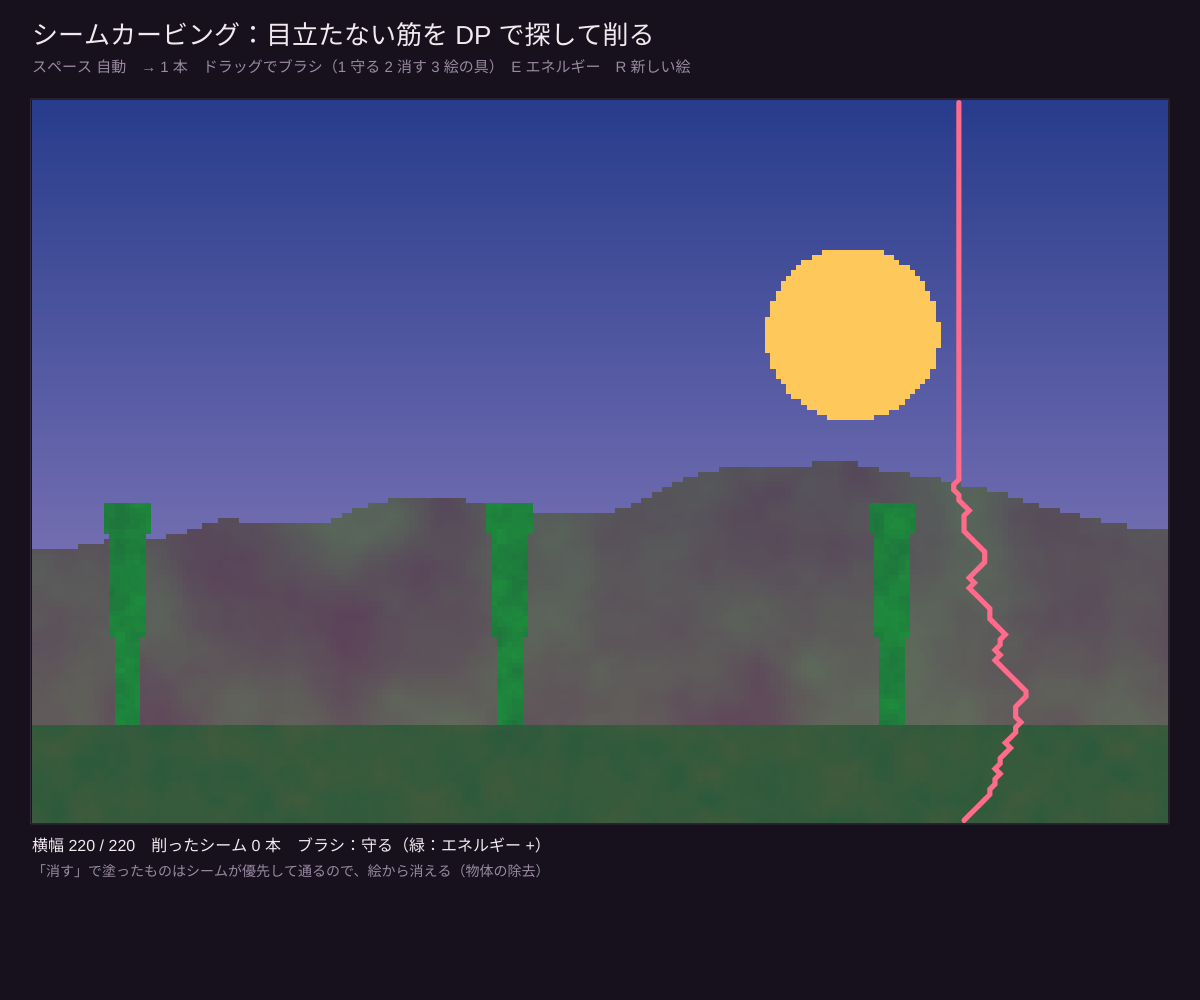
Frame 1 (no input)
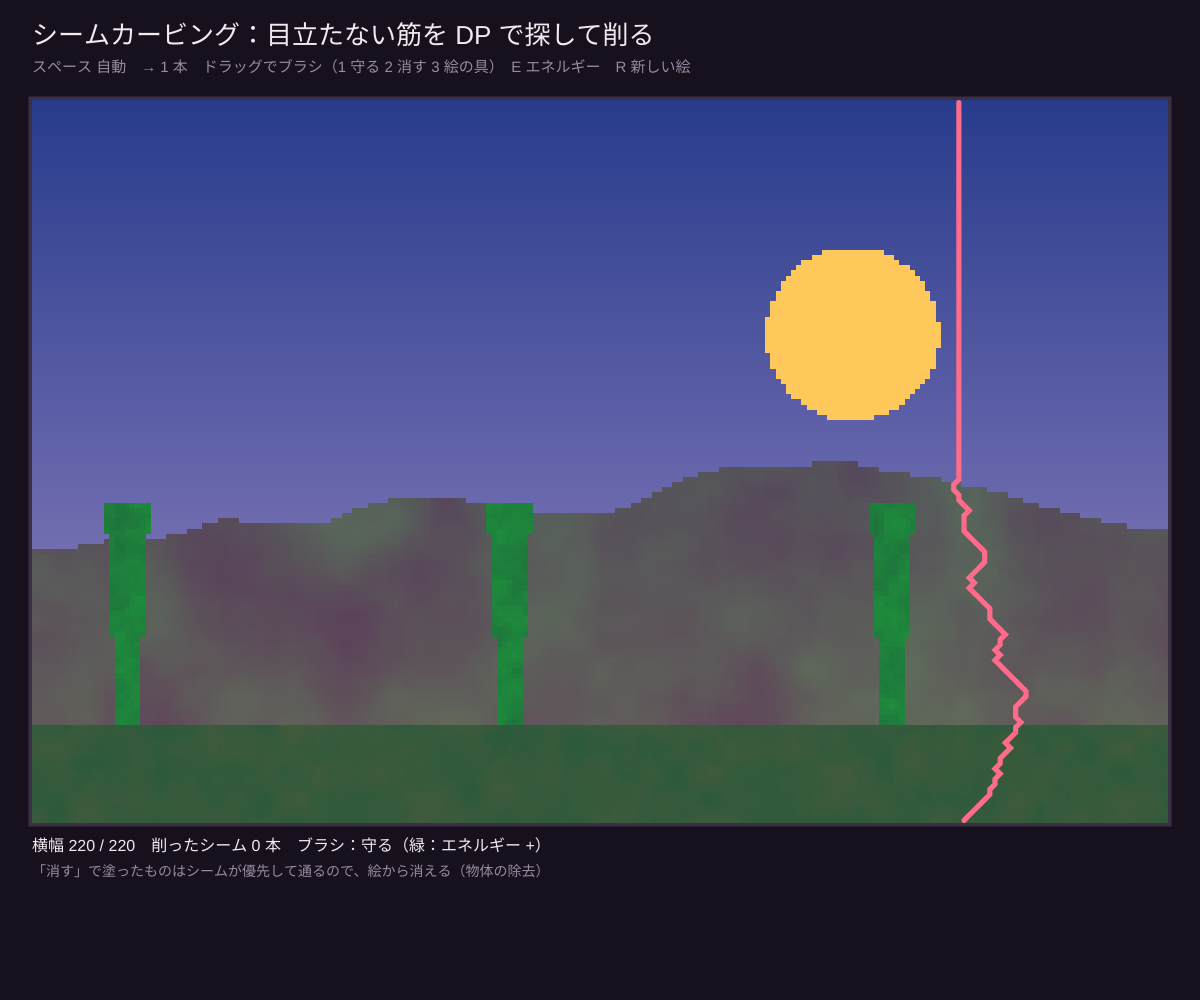
Frame 60 (no input)
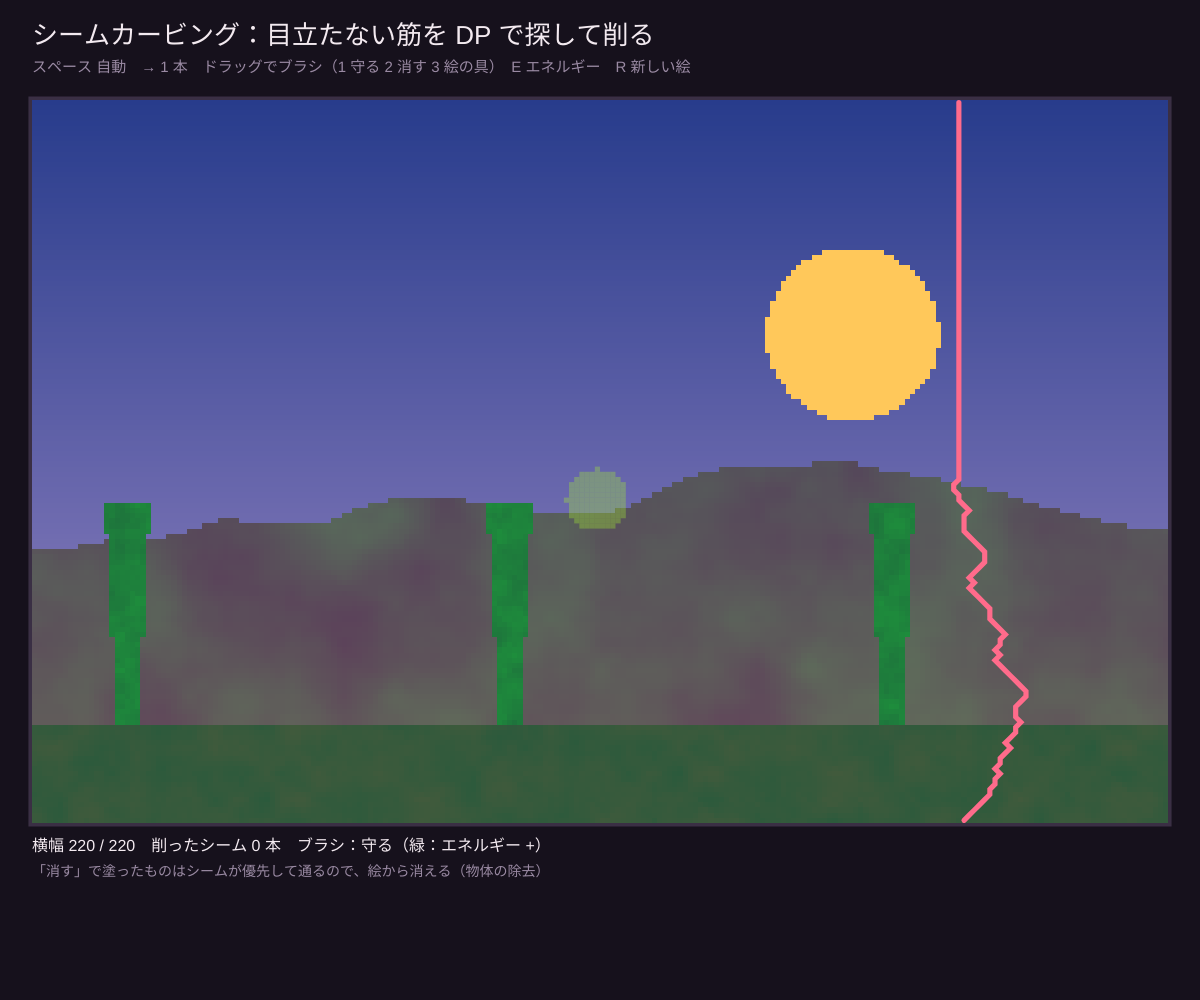
Frame 120 (the mouse pressed at the canvas centre since frame 60)

The p5.js sketch that drew these frames (run headless with seeded random() and noise() and a simulated clock; from frame 60 on, the mouse is pressed at the canvas centre):

// p5.js sketch
// ── sketch.js
// ============================================
// 14 シームカービング：DP で絵を「賢く」縮める（自由制作のベース）
// 上から下へ 1 本ずつ「目立たない筋（シーム）」を探して取り除くと、大事なものの形を保ったまま横幅が縮む
// M[y][x] = エネルギー[y][x] + min( M[y-1][x-1], M[y-1][x], M[y-1][x+1] )　─ 1 行上の 3 マスから来る最小コスト
// スペース = 自動で削る / → = 1 本削る / ドラッグ = ブラシ（1 守る 2 消す 3 絵の具）/ E = エネルギー表示 / R = 新しい絵 / クリックで音 ON
// ============================================

let IW = 220, IH = 140;      // ★ 絵の大きさ（ピクセル）。大きいと重くなる
let brushSize = 6;           // ★ ブラシの太さ
let carveEvery = 3;          // ★ 自動のとき何フレームごとに 1 本削るか

let pix = [], mask = [], seam = [], img, dirty = true, auto = false, showEnergy = false, brush = 1, removed = 0, hueNow = 0;
let ox, oy, sc;

const BG = '#16111c', PANEL = '#231a2b', FG = '#f3eaf0', MUTED = '#9a8aa3';
const RASP = '#ff6b8b', CYAN = '#5ee6e0', AMBER = '#ffc857', LIME = '#a3e635';

function setup() {
  createCanvas(windowWidth, windowHeight);
  paintScene();
}

// ★ ここを書きかえて自分の絵をつくろう（r, g, b を返す関数）
function sceneColor(x, y) {
  let u = x / IW, v = y / IH;
  let sky = [40 + 120 * v, 60 + 80 * v, 140 + 60 * v];                         // 夕焼けのグラデーション
  let sun = dist(x, y, IW * 0.72, IH * 0.32) < IH * 0.12;                      // 太陽
  let mount = IH * (0.62 - 0.18 * noise(u * 3)) ;                               // 山の稜線
  let tree = (abs((x % 37) - 18) < 4 - (y - IH * 0.6) * 0.05) && y > IH * 0.55 && y < IH * 0.86 && x % 74 < 37;
  if (y > IH * 0.86) return [40 + 30 * noise(x * 0.2, y * 0.2), 90, 60];      // 草地
  if (tree) return [30, 110 + 40 * noise(x * 0.3, y * 0.3), 60];               // 木
  if (y > mount) return [70 + 30 * v, 60 + 20 * noise(x * 0.05, y * 0.05) * 3, 90]; // 山
  if (sun) return [255, 200, 90];
  return sky;
}

function paintScene() {
  noiseSeed(floor(random(10000)));
  pix = []; mask = [];
  for (let y = 0; y < IH; y++) {
    let row = [], mrow = [];
    for (let x = 0; x < IW; x++) { row.push(sceneColor(x, y)); mrow.push(0); }
    pix.push(row); mask.push(mrow);
  }
  removed = 0; dirty = true; findSeam();
}

function energyAt(x, y) {
  let w = pix[0].length;
  let L = pix[y][max(0, x - 1)], R = pix[y][min(w - 1, x + 1)];
  let U = pix[max(0, y - 1)][x], D = pix[min(IH - 1, y + 1)][x];
  let e = 0;
  for (let c = 0; c < 3; c++) e += abs(L[c] - R[c]) + abs(U[c] - D[c]);
  return e + mask[y][x] * 2000;
}

function findSeam() {
  let w = pix[0].length;
  if (w < 3) { seam = []; return; }
  let M = [], from = [];
  for (let y = 0; y < IH; y++) {
    M.push(new Float32Array(w)); from.push(new Int8Array(w));
    for (let x = 0; x < w; x++) {
      let e = energyAt(x, y);
      if (y === 0) { M[y][x] = e; continue; }
      let best = M[y - 1][x], d = 0;
      if (x > 0 && M[y - 1][x - 1] < best) { best = M[y - 1][x - 1]; d = -1; }
      if (x < w - 1 && M[y - 1][x + 1] < best) { best = M[y - 1][x + 1]; d = 1; }
      M[y][x] = e + best; from[y][x] = d;
    }
  }
  let x = 0;
  for (let k = 1; k < w; k++) if (M[IH - 1][k] < M[IH - 1][x]) x = k;
  seam = new Array(IH);
  for (let y = IH - 1; y >= 0; y--) { seam[y] = x; x += from[y][x]; }
  seam.cost = M[IH - 1][seam[IH - 1]];
}

function carve() {
  if (!seam.length || pix[0].length <= 20) { auto = false; return; }
  for (let y = 0; y < IH; y++) { pix[y].splice(seam[y], 1); mask[y].splice(seam[y], 1); }
  removed++;
  playNote(200 + 600 / (1 + seam.cost / (IH * 60)), 0.12, 0.08, 'sine');
  dirty = true;
  findSeam();
}

function rebuildImage() {
  let w = pix[0].length;
  img = createImage(w, IH);
  img.loadPixels();
  for (let y = 0; y < IH; y++) for (let x = 0; x < w; x++) {
    let k = 4 * (y * w + x), c = pix[y][x];
    if (showEnergy) { let e = min(255, energyAt(x, y) * 0.8); c = [e, e, e]; }
    img.pixels[k] = c[0]; img.pixels[k + 1] = c[1]; img.pixels[k + 2] = c[2]; img.pixels[k + 3] = 255;
  }
  img.updatePixels();
  dirty = false;
}

function draw() {
  background(BG);
  if (auto && frameCount % carveEvery === 0) carve();
  if (dirty) rebuildImage();

  noStroke(); fill(FG); textAlign(LEFT, TOP); textSize(26);
  text('シームカービング：目立たない筋を DP で探して削る', 32, 24);
  fill(MUTED); textSize(15);
  text('スペース 自動　→ 1 本　ドラッグでブラシ（1 守る 2 消す 3 絵の具）　E エネルギー　R 新しい絵', 32, 60);

  sc = min((width - 64) / IW, (height - 200) / IH);
  ox = 32; oy = 100;
  stroke('#3a2f44'); noFill(); rect(ox - 1, oy - 1, IW * sc + 2, IH * sc + 2);
  noSmooth();
  image(img, ox, oy, pix[0].length * sc, IH * sc);
  smooth();
  // マスクの色
  noStroke();
  for (let y = 0; y < IH; y += 1) for (let x = 0; x < pix[0].length; x++) {
    if (mask[y][x] > 0) { fill(163, 230, 53, 90); rect(ox + x * sc, oy + y * sc, sc, sc); }
    else if (mask[y][x] < 0) { fill(255, 107, 139, 110); rect(ox + x * sc, oy + y * sc, sc, sc); }
  }
  // 次に削るシーム
  if (seam.length) {
    stroke(RASP); strokeWeight(max(2, sc)); noFill(); beginShape();
    for (let y = 0; y < IH; y++) vertex(ox + (seam[y] + 0.5) * sc, oy + (y + 0.5) * sc);
    endShape();
  }
  noStroke(); fill(FG); textSize(16); textAlign(LEFT, TOP);
  let names = ['', '守る（緑：エネルギー +）', '消す（赤：エネルギー −）', '絵の具'];
  text(`横幅 ${pix[0].length} / ${IW}　削ったシーム ${removed} 本　ブラシ：${names[brush]}`, 32, oy + IH * sc + 16);
  fill(MUTED); textSize(14);
  text('「消す」で塗ったものはシームが優先して通るので、絵から消える（物体の除去）', 32, oy + IH * sc + 42);
}

function paintAt(mx, my) {
  let w = pix[0].length;
  let cx = floor((mx - ox) / sc), cy = floor((my - oy) / sc);
  if (cx < 0 || cy < 0 || cx >= w || cy >= IH) return;
  hueNow = (hueNow + 2) % 360;
  for (let y = max(0, cy - brushSize); y < min(IH, cy + brushSize); y++)
    for (let x = max(0, cx - brushSize); x < min(w, cx + brushSize); x++) {
      if (dist(x, y, cx, cy) > brushSize) continue;
      if (brush === 1) mask[y][x] = 1;
      if (brush === 2) mask[y][x] = -1;
      if (brush === 3) { colorMode(HSB); let c = color(hueNow, 80, 100); colorMode(RGB); pix[y][x] = [red(c), green(c), blue(c)]; }
    }
  dirty = true;
}

function mousePressed() { startAudio(); paintAt(mouseX, mouseY); }
function mouseDragged() { paintAt(mouseX, mouseY); }
function mouseReleased() { findSeam(); }

function keyPressed() {
  startAudio();
  if (key === ' ') auto = !auto;
  if (key === RIGHT_ARROW) carve();
  if (key >= '1' && key <= '3') brush = int(key);
  if (key === 'e' || key === 'E') { showEnergy = !showEnergy; dirty = true; }
  if (key === 'r' || key === 'R') { auto = false; paintScene(); }
}

function windowResized() { resizeCanvas(windowWidth, windowHeight); }

// ==================================================
// ここから下は「音を鳴らすための道具」です
// ==================================================
let audioCtx, masterOut;
function startAudio() {
  if (!audioCtx) { audioCtx = new AudioContext(); masterOut = audioCtx.createDynamicsCompressor(); masterOut.connect(audioCtx.destination); }
  audioCtx.resume();
}
function playNote(freqHz, volume = 0.3, duration = 0.3, type = 'triangle', when) {
  if (!audioCtx) return;
  let t = when === undefined ? audioCtx.currentTime : when;
  let osc = audioCtx.createOscillator(), amp = audioCtx.createGain();
  osc.type = type; osc.frequency.value = freqHz;
  amp.gain.setValueAtTime(0.0001, t);
  amp.gain.exponentialRampToValueAtTime(volume, t + 0.01);
  amp.gain.exponentialRampToValueAtTime(0.0001, t + duration);
  osc.connect(amp); amp.connect(masterOut); osc.start(t); osc.stop(t + duration + 0.05);
}
